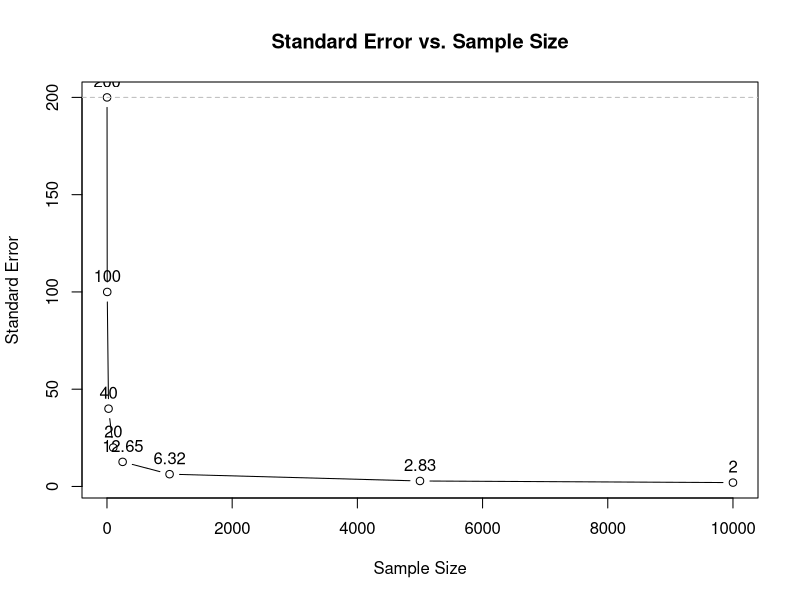

Write the R code that produced this figure.
## ---- chunk 1
library(scales)
## ---- chunk 2
#| echo: false

tibble::tibble(
  `Age group` = c("18-24", "25-30", "31 and up", "TOTAL"),
  `Non-voters` = c(70, 40, 220, 330),
  Voters = c(50, 50, 570, 670),
  Total = `Non-voters` + Voters
) |> 
  knitr::kable(caption = "Voting by Age in 2000")
## ---- chunk 3
ages_25_to_30 <- 40
non_voters <- 330
total_sample <- 1000

probability <- (ages_25_to_30 + non_voters) / total_sample

probability
## ---- chunk 4

confidence_interval <- function (p, n) {
 se <- sqrt(p*(1-p)/n)
 lower_range <- p - 1.96*se
 upper_range <- p + 1.96*se
 return(c(lower_range, upper_range))
}

p_18_to_24 <- 70/120
CI_18_to_24 <- confidence_interval(p_18_to_24, 120)

p_25_to_30 <- 70/120
CI_25_to_30 <- confidence_interval(p_25_to_30, 90)

list(CI_18_to_24 = CI_18_to_24, CI_25_to_30 = CI_25_to_30)

## ---- chunk 5
population_sd <- 200
sample_sizes <- c(1, 4, 25, 100, 250, 1000, 5000, 10000)

standard_errors <- population_sd / sqrt(sample_sizes)

spread <- data.frame(Sample_Sizes = sample_sizes, Standard_Error = standard_errors)

spread
## ---- chunk 6
sample_sizes <- c(1, 4, 25, 100, 250, 1000, 5000, 10000)
population_sd <- 200

standard_errors <- population_sd / sqrt(sample_sizes)

plot(sample_sizes, standard_errors, type = "b", 
     xlab = "Sample Size", ylab = "Standard Error",
     main = "Standard Error vs. Sample Size")

abline(h = population_sd, col = "grey", lty = 2)

text(sample_sizes, standard_errors, labels = round(standard_errors, 2), pos = 3)
## ---- chunk 7
z_95 <- 1.96
ME_95 <- 4.5
z_90 <- 1.645

se <- ME_95/z_95

z_90*se
## ---- chunk 8
probability_900 <- 1-pnorm(2.99)
probability_25 <- 1-pnorm(.5)

probability_900
probability_25
## ---- chunk 9
n_500 <- 500
prob500 <- 0.5  

z_500 <- qnorm(0.975)  

CI_95_500 <- c(prob500 - z_500 * sqrt(prob500 * (1 - prob500) / n_500),
            prob500 + z_500 * sqrt(prob500 * (1 - prob500) / n_500))

CI_95_500
## ---- chunk 10
n_5000 <- 5000
prob5000 <- 0.5 

z_5000 <- qnorm(0.975) 

CI_95_5000 <- c(prob5000 - z_5000 * sqrt(prob5000 * (1 - prob5000) / n_5000),
            prob5000 + z_5000 * sqrt(prob5000 * (1 - prob5000) / n_5000))

CI_95_5000
## ---- chunk 11
n_50000 <- 50000
prob50000 <- 0.5 

z_50000 <- qnorm(0.975) 

CI_95_50000 <- c(prob50000 - z_50000 * sqrt(prob50000 * (1 - prob50000) / n_50000),
            prob50000 + z_50000 * sqrt(prob50000 * (1 - prob50000) / n_50000))

CI_95_50000
## ---- chunk 12
library(tibble)

p_head <- 0.5

tibble(
  flips = c(500, 5000, 50000),
  expected_n_heads = flips*p_head,
  sd = sqrt(flips*p_head*(1-p_head)),
  lower_ci = expected_n_heads - qnorm(0.975)*sd,
  upper_ci = expected_n_heads + qnorm(0.975)*sd
) |> 
  knitr::kable()
